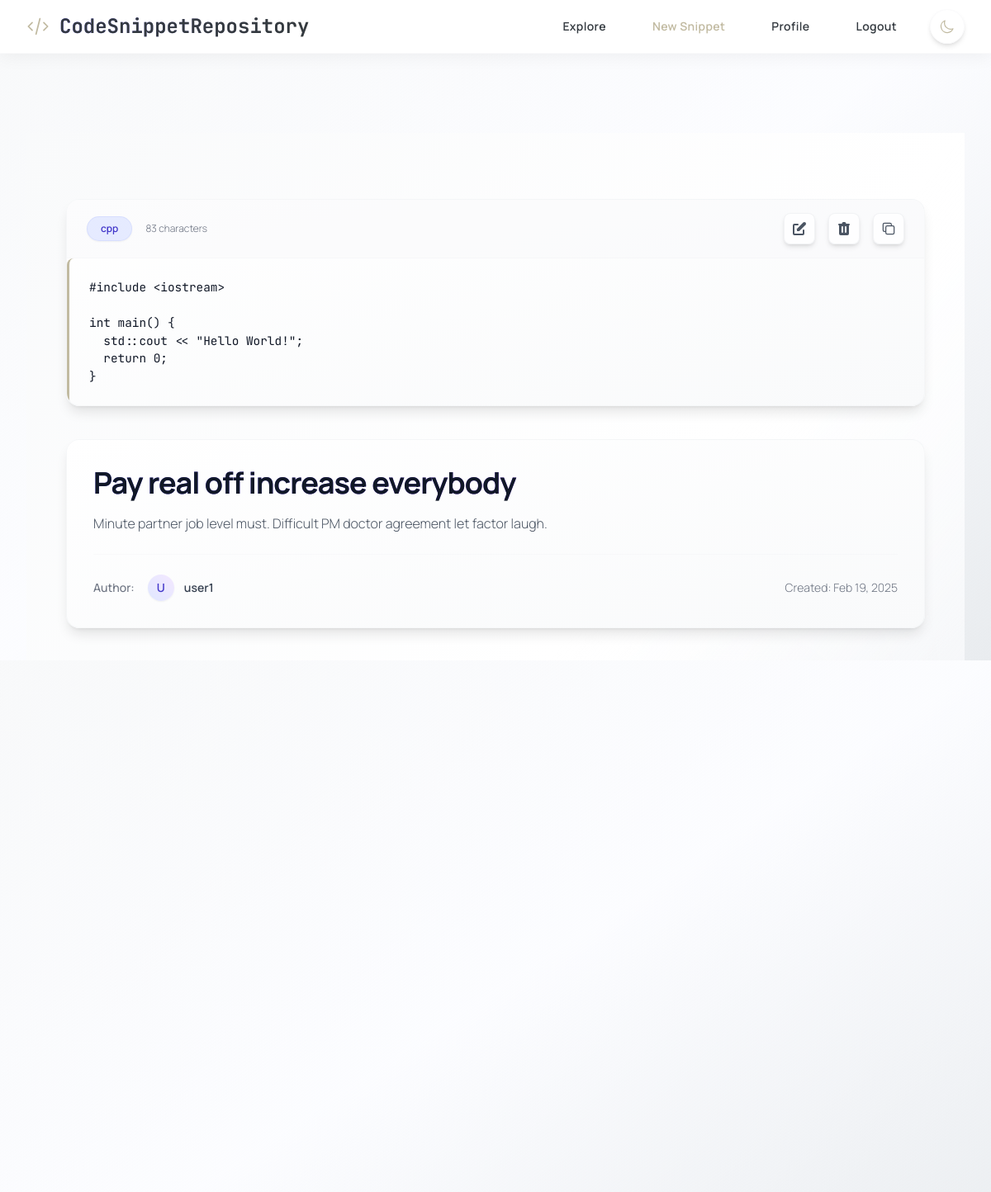
/snippet/3 (signed in), run on the app's committed database.
### tables this page shows
CREATE TABLE snippets (
                id INTEGER PRIMARY KEY AUTOINCREMENT,
                user_id INTEGER NOT NULL,
                title TEXT NOT NULL,
                code TEXT NOT NULL,
                language TEXT NOT NULL,
                description TEXT,
                is_private INTEGER DEFAULT 0,
                views INTEGER DEFAULT 0,
                created_at TIMESTAMP DEFAULT CURRENT_TIMESTAMP,
                updated_at TIMESTAMP DEFAULT CURRENT_TIMESTAMP,
                FOREIGN KEY (user_id) REFERENCES users(id) ON DELETE CASCADE
            );

CREATE TABLE users (
                id INTEGER PRIMARY KEY AUTOINCREMENT,
                username TEXT UNIQUE NOT NULL,
                email TEXT UNIQUE NOT NULL,
                password TEXT NOT NULL,
                profile_picture TEXT,
                bio TEXT,
                age INTEGER,
                dob TEXT,
                profession TEXT,
                profile_setup INTEGER DEFAULT 0,
                created_at TIMESTAMP DEFAULT CURRENT_TIMESTAMP,
                join_date TIMESTAMP DEFAULT CURRENT_TIMESTAMP,
                full_name TEXT,
                status TEXT,
                experience REAL,
                education TEXT,
                skills TEXT,
                country TEXT,
                website TEXT
            );

### app.py (the view, shortened to what this page needs)
@app.route('/snippet/<int:id>')
def view_snippet(id):
    user_id = get_current_user_id()
    if not user_id:
        flash('Please login first.', 'error')
        return redirect(url_for('login'))
    conn = get_db()
    try:
        snippet = conn.execute('''
            SELECT s.*, u.username AS owner_username
            FROM snippets s
            JOIN users u ON s.user_id = u.id
            WHERE s.id = ? AND (s.user_id = ? OR s.is_private = 0)
        ''', (id, user_id)).fetchone()
        if snippet is None:
            flash('Snippet not found or you do not have permission to view it.', 'error')
            return redirect(url_for('profile')) # Or explore?
        snippet_data = dict(snippet)
        snippet_data['created_at'] = parse_db_date(snippet_data.get('created_at'))
        snippet_data['updated_at'] = parse_db_date(snippet_data.get('updated_at'))
        return render_template('view_snippet.html', snippet=snippet_data) # Pass dict
    except sqlite3.Error as e:
        conn.rollback() # Rollback view count if it was attempted before error
        app.logger.error(f"DB Error viewing snippet {id} for user {user_id}: {e}")
        flash('Error loading snippet.', 'error')
        return redirect(url_for('profile'))

### app.py (called while the page is built)
def parse_db_date(date_str):
    if not date_str:
        return None
    try:
        return datetime.strptime(date_str, '%Y-%m-%d %H:%M:%S')
    except (ValueError, TypeError) as e:
        try:
            app.logger.warning(f"Could not parse date string '{date_str}': {e}")
        except RuntimeError: # Handle cases outside app context if necessary
            print(f"Warning: Could not parse date string '{date_str}': {e}")
        return None # Return None if parsing fails

def get_db():
    db = getattr(g, '_database', None)
    if db is None:
        db_path = os.path.join(app.root_path, DATABASE) # Construct path safely
        try:
             db = g._database = sqlite3.connect(db_path)
             db.row_factory = sqlite3.Row # Use Row factory
        except sqlite3.Error as e:
            app.logger.error(f"Database connection error: {e}") # Use app logger
            raise # Reraise the error
    return db

@app.teardown_appcontext
def close_connection(exception):
    db = getattr(g, '_database', None)
    if db is not None:
        try:
            db.close()
        except sqlite3.Error as e:
             app.logger.error(f"Error closing database connection: {e}") # Use app logger

def get_current_user_id():
    return session.get('user_id')

### templates/view_snippet.html (shortened to what this page needs)
{% extends "base.html" %}
{% block content %}
<div class="min-h-screen bg-gradient-to-br from-gray-50 via-white to-indigo-50/20 dark:from-gray-900 dark:via-gray-950 dark:to-indigo-900/30 text-gray-900 dark:text-gray-100 font-['Manrope',_sans-serif] antialiased py-16 sm:py-20 relative isolate overflow-hidden">
    <div class="absolute inset-0 -z-10 bg-[radial-gradient(ellipse_at_center,_rgba(255,255,255,0.15)_0%,_rgba(0,0,0,0)_70%)] dark:bg-[radial-gradient(ellipse_at_center,_rgba(79,70,229,0.1)_0%,_rgba(0,0,0,0)_70%)] page-texture" aria-hidden="true"></div>
    <div class="max-w-6xl mx-auto px-4 sm:px-6 lg:px-12 xl:px-16">
        <div class="bg-gradient-to-br from-white to-gray-50 dark:from-gray-900 dark:to-indigo-950/30 rounded-2xl shadow-lg border border-gray-200/30 dark:border-indigo-900/30 overflow-hidden mb-10 backdrop-blur-sm">
            <div class="flex flex-wrap justify-between items-center gap-4 px-6 py-4 border-b border-gray-200/20 dark:border-indigo-900/30 bg-gray-50/50 dark:bg-indigo-950/20">
                <div class="flex items-center gap-4">
                    <span class="snippet-language inline-flex items-center px-4 py-1.5 rounded-full text-xs font-semibold bg-indigo-100/80 dark:bg-indigo-900/80 text-indigo-700 dark:text-indigo-300 border border-indigo-200/50 dark:border-indigo-800/50 shadow-sm">
                        {{ snippet['language'] | default('?') }}
                    </span>
                    <span class="text-xs text-gray-500 dark:text-gray-400 font-light hidden sm:inline">
                        {{ snippet['code'] | length if snippet['code'] else 0 }} characters
                    </span>
                </div>
                <div class="flex items-center space-x-4">
                    {% if session['user_id'] == snippet['user_id'] %}
                        <a href="{{ url_for('edit_snippet', id=snippet['id']) }}" title="Edit Snippet" class="group inline-flex items-center p-2 text-gray-600 dark:text-gray-400 bg-white/80 dark:bg-gray-900/80 hover:bg-indigo-100 dark:hover:bg-indigo-900 border border-gray-200/50 dark:border-indigo-900/50 rounded-lg shadow-md hover:shadow-lg transition-all duration-300 ease-out transform hover:scale-105">
                        </a>
                        <form action="{{ url_for('delete_snippet', id=snippet['id']) }}" method="POST" class="inline" onsubmit="return confirm('Are you sure you want to delete this snippet permanently?');">
                            <button type="submit" title="Delete Snippet" class="group inline-flex items-center p-2 text-gray-600 dark:text-gray-400 bg-white/80 dark:bg-gray-900/80 hover:bg-red-100 dark:hover:bg-red-900/50 border border-gray-200/50 dark:border-indigo-900/50 rounded-lg shadow-md hover:shadow-lg transition-all duration-300 ease-out transform hover:scale-105">
                            </button>
                        </form>
                    {% endif %}
                    <button type="button" id="copy-button" title="Copy Code" class="group inline-flex items-center p-2 text-gray-600 dark:text-gray-400 bg-white/80 dark:bg-gray-900/80 hover:bg-indigo-100 dark:hover:bg-indigo-900 border border-gray-200/50 dark:border-indigo-900/50 rounded-lg shadow-md hover:shadow-lg transition-all duration-300 ease-out transform hover:scale-105">
                    </button>
                </div>
            </div>
            <div class="code-block-wrapper overflow-x-auto scrollbar-thin">
                <pre class="line-numbers !m-0 !p-6 bg-transparent"><code id="codeBlock" class="language-{{ snippet['language'] | default('plain') }}">{{ snippet['code'] }}</code></pre>
            </div>
        </div>
        <section aria-labelledby="snippet-details-heading" class="bg-gradient-to-br from-white to-gray-50 dark:from-gray-900 dark:to-indigo-950/30 p-8 rounded-2xl shadow-lg border border-gray-200/30 dark:border-indigo-900/30 backdrop-blur-sm">
            <h1 id="snippet-details-heading" class="text-3xl sm:text-4xl font-bold text-gray-900 dark:text-white mb-4 bg-clip-text bg-gradient-to-r from-indigo-600 to-purple-600 dark:from-indigo-400 dark:to-purple-400 tracking-tight">
                {{ snippet['title'] | default('Snippet') }}
            </h1>
            {% if snippet['description'] %}
                <div class="text-gray-600 dark:text-gray-300 text-base font-light leading-relaxed mb-6 prose prose-indigo dark:prose-invert max-w-none">
                    {{ snippet['description'] | safe }}
                </div>
            {% endif %}
            <div class="flex flex-col sm:flex-row justify-between items-start sm:items-center gap-4 text-sm border-t border-gray-200/20 dark:border-indigo-900/30 pt-6">
                <div class="flex items-center space-x-4">
                    <span class="text-gray-500 dark:text-gray-400 font-medium">Author:</span>
                    <a href="{{ url_for('profile', username=snippet['owner_username']) }}" class="inline-flex items-center gap-3 group">
                        <span class="h-8 w-8 rounded-full bg-gradient-to-tr from-indigo-100 to-purple-100 dark:from-indigo-800 dark:to-purple-800 text-indigo-700 dark:text-indigo-300 text-sm font-semibold flex items-center justify-center group-hover:ring-2 group-hover:ring-indigo-400 transition-all duration-200 shadow-sm">
                            {{ snippet['owner_username'][0]|upper if snippet['owner_username'] else '?' }}
                        </span>
                        <span class="font-semibold text-gray-700 dark:text-gray-200 group-hover:text-indigo-600 dark:group-hover:text-indigo-400 transition-colors">
                            {{ snippet['owner_username'] | default('Unknown') }}
                        </span>
                    </a>
                </div>
                <span class="text-gray-500 dark:text-gray-400 font-light flex-shrink-0">
                    Created: {{ snippet['created_at'].strftime('%b %d, %Y') if snippet['created_at'] else 'Unknown Date' }}
                </span>
            </div>
        </section>
        <nav class="mt-12 flex justify-between items-center">
            <a href="{{ url_for('explore') }}" class="inline-flex items-center text-sm font-semibold text-gray-600 dark:text-gray-400 hover:text-indigo-600 dark:hover:text-indigo-400 transition-colors group">
                <svg xmlns="http://www.w3.org/2000/svg" class="h-5 w-5 mr-2 group-hover:-translate-x-1 transition-transform duration-200" fill="none" viewBox="0 0 24 24" stroke-width="1.5" stroke="currentColor"><path stroke-linecap="round" stroke-linejoin="round" d="M15.75 19.5L8.25 12l7.5-7.5" /></svg>
            </a>
            {% if 'user_id' in session %}
                <button type="button" id="share-button" aria-label="Share snippet" class="inline-flex items-center text-sm font-semibold text-gray-600 dark:text-gray-400 hover:text-indigo-600 dark:hover:text-indigo-400 transition-colors group">
                    <span class="button-text">Share</span>
                </button>
            {% endif %}
        </nav>
    </div>
</div>
{% endblock %}

### templates/base.html (style rules this page uses)
html, body { height: 100%; margin: 0; padding: 0; overflow-y: auto; }
pre { background-color: #FFFFFF/90; border-left: 3px solid #C1BAA1; border-radius: 0.5rem; padding: 1.25rem; margin: 1rem 0; font-family: 'JetBrains Mono', monospace; font-size: 0.9rem; transition: all 0.3s ease-out; }

### data on the page
snippets: language "cpp", code "#include <iostream> int main() { std::cout << \"Hello World!\"; return 0; }", title "Pay real off increase everybody", description "Minute partner job level must. Difficult PM doctor agreement let factor laugh.", created_at "Feb 19, 2025"
users: username "U", owner_username "user1"

### other printed values
{{ snippet['code'] | length if snippet['code'] else 0 }} "83"
